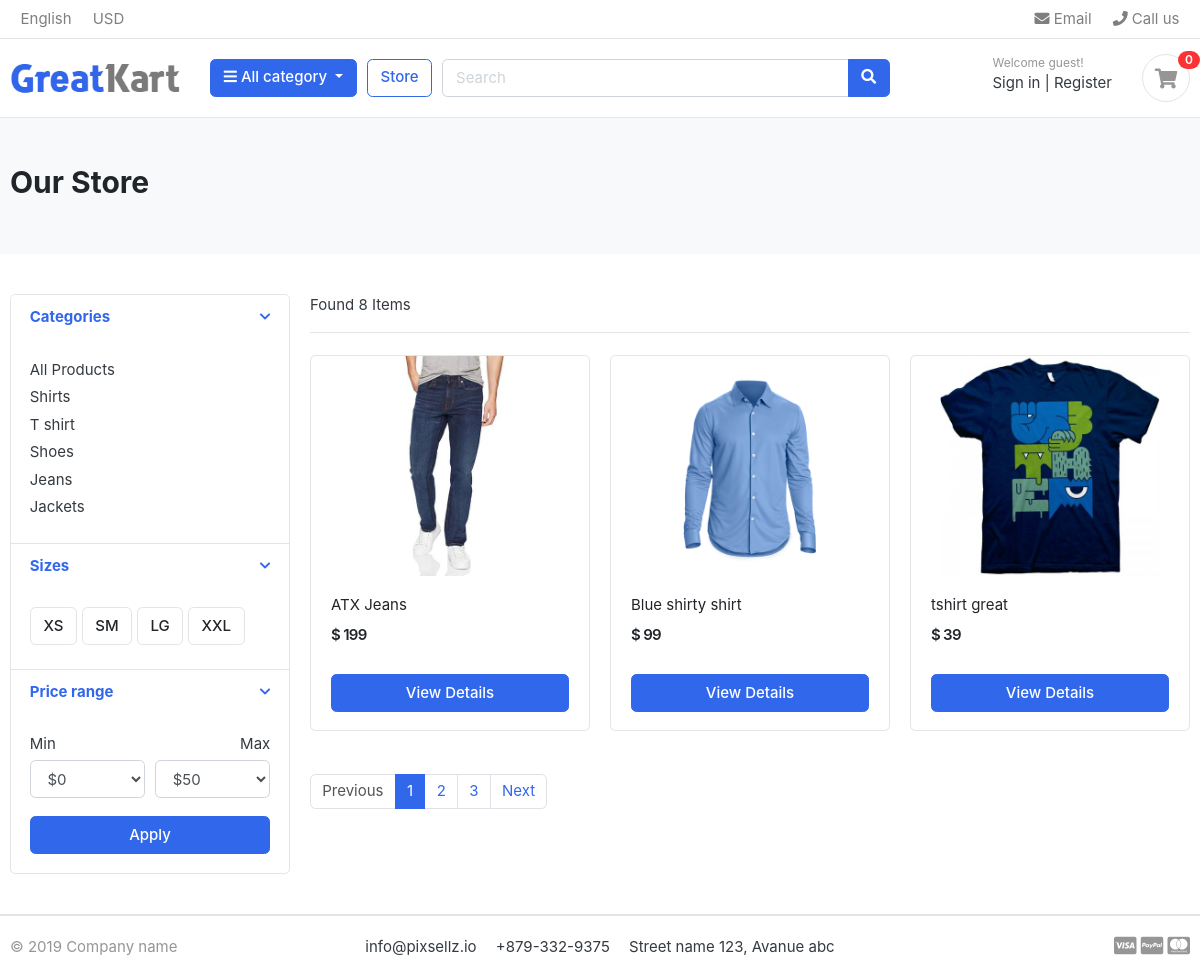
/store/, run on the app's committed database.
### category/models.py (models this page shows, shortened)
class Category(models.Model):
    category_name = models.CharField(max_length=50, unique=True)
    slug = models.SlugField(max_length=100, unique=True)  # Url of the category
    description = models.CharField(max_length=255, blank=True)
    cat_image = models.ImageField(upload_to='photos/categories', blank=True)
    class Meta:
        verbose_name = 'category'
        verbose_name_plural = 'categories'
    def get_url(self):
        return reverse('products_by_category', args=[self.slug])

### store/models.py (models this page shows, shortened)
class Product(models.Model):
    product_name = models.CharField(max_length=200, unique=True)
    slug = models.SlugField(max_length=200, unique=True)
    description = models.TextField(max_length=500, blank=True)
    price = models.IntegerField()
    images = models.ImageField(upload_to='photos/products')
    stock = models.IntegerField()
    is_available = models.BooleanField(default=True)
    category = models.ForeignKey(Category, on_delete=models.CASCADE)
    created_date = models.DateTimeField(auto_now_add=True)
    modified_date = models.DateTimeField(auto_now=True)
    def get_url(self):
        return reverse('product_detail', args = [self.category.slug, self.slug])

### store/views.py (the view)
# urls.py: path('store/', include('store.urls')),
def store(request, category_slug=None):
    categories = None
    products = None
    if category_slug != None:
        categories = get_object_or_404(Category, slug=category_slug)
        products = Product.objects.filter(category=categories, is_available=True)
        paginator = Paginator(products,1)
        page = request.GET.get('page')
        paged_products = paginator.get_page(page)
        product_count = products.count()
    else:
        products = Product.objects.all().filter(is_available=True).order_by('id') #Order to avoid the warning on the different order of products
        paginator = Paginator(products,3)
        page = request.GET.get('page')
        paged_products = paginator.get_page(page)
        product_count = products.count()
    context = {
        'products': paged_products,
        'product_count': product_count,
    }
    return render(request, 'store/store.html', context)

### carts/context_processors.py (called while the page is built)
def counter(request):
    cart_count = 0
    if 'admin' in request.path:
        return {}
    else:
        try:
            cart = Cart.objects.filter(cart_id=_cart_id(request))
            if request.user.is_authenticated:
                cart_items = CartItem.objects.all().filter(user=request.user)
            else:
                cart_items = CartItem.objects.all().filter(cart=cart[:1]) # [:1] so even if you have many cart ids it takes the last one.
            for cart_item in cart_items:
                cart_count += cart_item.quantity
        except Cart.DoesNotExist:
            cart_count = 0
    return dict(cart_count=cart_count)

### carts/views.py (called while the page is built)
def _cart_id(request): #private function starts with _ in the name.
    cart = request.session.session_key
    if not cart:
        cart = request.session.create()
    return cart

### category/context_processors.py (called while the page is built)
def menu_links(request):
    links = Category.objects.all()
    return dict(links=links)

### templates/store/store.html (shortened to what this page needs)
{% extends 'base.html' %}
{% load static %}
{% block content %}
<section class="section-pagetop bg">
<div class="container">
	{% if 'search' in request.path %}
		<h2 class="title-page">Search Results</h2>
	{% else %}
		<h2 class="title-page">Our Store</h2>
	{% endif %}
</div>
</section>
<section class="section-content padding-y">
<div class="container">
<div class="row">
	<aside class="col-md-3">
<div class="card">
	<article class="filter-group">
		<header class="card-header">
			<a href="#" data-toggle="collapse" data-target="#collapse_1" aria-expanded="true" class="">
				<i class="icon-control fa fa-chevron-down"></i>
				<h6 class="title">Categories</h6>
			</a>
		</header>
		<div class="filter-content collapse show" id="collapse_1" style="">
			<div class="card-body">
				<ul class="list-menu">
        <li><a href="{% url 'store' %}"> All Products  </a></li>
        {% for category in links %}
				<li><a href="{{ category.get_url }}"> {{ category.category_name }}  </a></li>
        {% endfor %}
				</ul>
			</div>
		</div>
	</article>
	<article class="filter-group">
		<header class="card-header">
			<a href="#" data-toggle="collapse" data-target="#collapse_4" aria-expanded="true" class="">
				<i class="icon-control fa fa-chevron-down"></i>
				<h6 class="title">Sizes </h6>
			</a>
		</header>
		<div class="filter-content collapse show" id="collapse_4" style="">
			<div class="card-body">
			  <label class="checkbox-btn">
			    <span class="btn btn-light"> XS </span>
			  </label>
			  <label class="checkbox-btn">
			    <span class="btn btn-light"> SM </span>
			  </label>
			  <label class="checkbox-btn">
			    <span class="btn btn-light"> LG </span>
			  </label>
			  <label class="checkbox-btn">
			    <span class="btn btn-light"> XXL </span>
			  </label>
		</div>
		</div>
	</article>
	<article class="filter-group">
		<header class="card-header">
			<a href="#" data-toggle="collapse" data-target="#collapse_3" aria-expanded="true" class="">
				<i class="icon-control fa fa-chevron-down"></i>
				<h6 class="title">Price range </h6>
			</a>
		</header>
		<div class="filter-content collapse show" id="collapse_3" style="">
			<div class="card-body">
				<div class="form-row">
				<div class="form-group col-md-6">
				  <label>Min</label>
				  	<select class="mr-2 form-control">
						<option value="0">$0</option>
					</select>
				</div>
				<div class="form-group text-right col-md-6">
				  <label>Max</label>
				  	<select class="mr-2 form-control">
						<option value="50">$50</option>
					</select>
				</div>
				</div>
				<button class="btn btn-block btn-primary">Apply</button>
			</div>
		</div>
	</article>
</div>
	</aside>
	<main class="col-md-9">
<header class="border-bottom mb-4 pb-3">
		<div class="form-inline">
			<span class="mr-md-auto"> Found {{ product_count }} Items </span>
		</div>
</header>
<div class="row">
	{% if products%}
  {% for product in products %}
	<div class="col-md-4">
		<figure class="card card-product-grid">
			<div class="img-wrap">
				<a href="{{ product.get_url }}"><img src="{{ product.images.url }}"></a>
			</div>
			<figcaption class="info-wrap">
				<div class="fix-height">
					<a href="{{ product.get_url }}" class="title">{{ product.product_name }}</a>
					<div class="price-wrap mt-2">
						<span class="price">$ {{ product.price }}</span>
					</div>
				</div>
				<a href="{{ product.get_url }}" class="btn btn-block btn-primary">View Details </a>
			</figcaption>
		</figure>
	</div>
  {% endfor %}
	{% else %}
	<div><h2>No result found. Please try other search terms. </h2></div>
	{% endif %}
</div>
<nav class="mt-4" aria-label="Page navigation sample">
	{% if products.has_other_pages %}
	  <ul class="pagination">
			{% if products.has_previous %}
	    <li class="page-item"><a class="page-link" href="?page={{products.previous_page_number}}">Previous</a></li>
			{% else %}
			<li class="page-item disabled"><a class="page-link" href="#">Previous</a></li>
			{% endif %}
			{% for i in products.paginator.page_range %}
				{% if products.number == i %}
	    		<li class="page-item active"><a class="page-link" href="#">{{i}}</a></li>
				{% else %}
					<li class="page-item"><a class="page-link" href="?page={{i}}">{{i}}</a></li>
				{% endif %}
			{% endfor %}
			{% if products.has_next %}
	    	<li class="page-item"><a class="page-link" href="?page={{products.next_page_number}}">Next</a></li>
			{% else %}
				<li class="page-item disabled"><a class="page-link" href="#">Next</a></li>
			{% endif %}
	  </ul>
	{% endif %}
</nav>
	</main>
</div>
</div>
</section>
{% endblock %}

### static/css/ui.css (style rules this page uses)
html { font-family: "Inter", sans-serif; font-size: 15px; }
.img-wrap { text-align: center; display: block; }
.img-wrap img { max-width: 100%; }
.price-wrap { letter-spacing: -0.7px; }
.padding-y { padding-top: 40px; padding-bottom: 40px; }
figure { margin-bottom: 0; }
article:after, .form-group:after { display: block; clear: both; content: ""; }
.bg { background-color: #f8f9fa; }
.title-page { color: #212529; }
.btn-light { background-color: #fff; border-color: #e4e4e4; }
[class*=list-] li:after { visibility: hidden; display: block; content: ""; overflow: hidden; height: 0; clear: both; }
.list-menu { list-style: none; margin: 0; padding-left: 0; }
.list-menu li { margin-bottom: 5px; }
.list-menu a { color: #343a40; }
[class*=card-product] a.title { color: #212529; display: block; }
[class*=card-product] .img-wrap { overflow: hidden; position: relative; }
[class*=card-product] .img-wrap img { height: 100%; max-width: 100%; width: auto; display: inline-block; -o-object-fit: cover; object-fit: cover; }
.card-product-grid { margin-bottom: 20px; }
.card-product-grid .img-wrap { border-radius: 0.2rem 0.2rem 0 0; height: 220px; }
.card-product-grid .info-wrap { overflow: hidden; padding: 18px 20px; }
.card-product-grid .fix-height { height: 80px; overflow: hidden; }
.card .img-wrap { overflow: hidden; }
.price { font-weight: 600; color: #212529; }
.icon-control { margin-top: 5px; float: right; font-size: 80%; }
.card-header .title { margin-bottom: 0; line-height: 1.5; }
.filter-group { border-bottom: 1px solid #e4e4e4; }
.filter-group .card-header { border-bottom: 0; }
.filter-group:last-child { border-bottom: 0; }
.checkbox-btn { position: relative; }
.section-pagetop { padding: 45px 0; }

### data on the page
Category: category_name "Shirts"
Category: category_name "T shirt"
Category: category_name "Shoes"
Category: category_name "Jeans"
Category: category_name "Jackets"
Product: images (picture), product_name "ATX Jeans", price "199"
Product: images (picture), product_name "Blue shirty shirt", price "99"
Product: images (picture), product_name "tshirt great", price "39"

### other printed values
{{ cart_count }} "0"
{{ product_count }} "8"
{{ i }} "1"
{{ i }} "2" "3"
